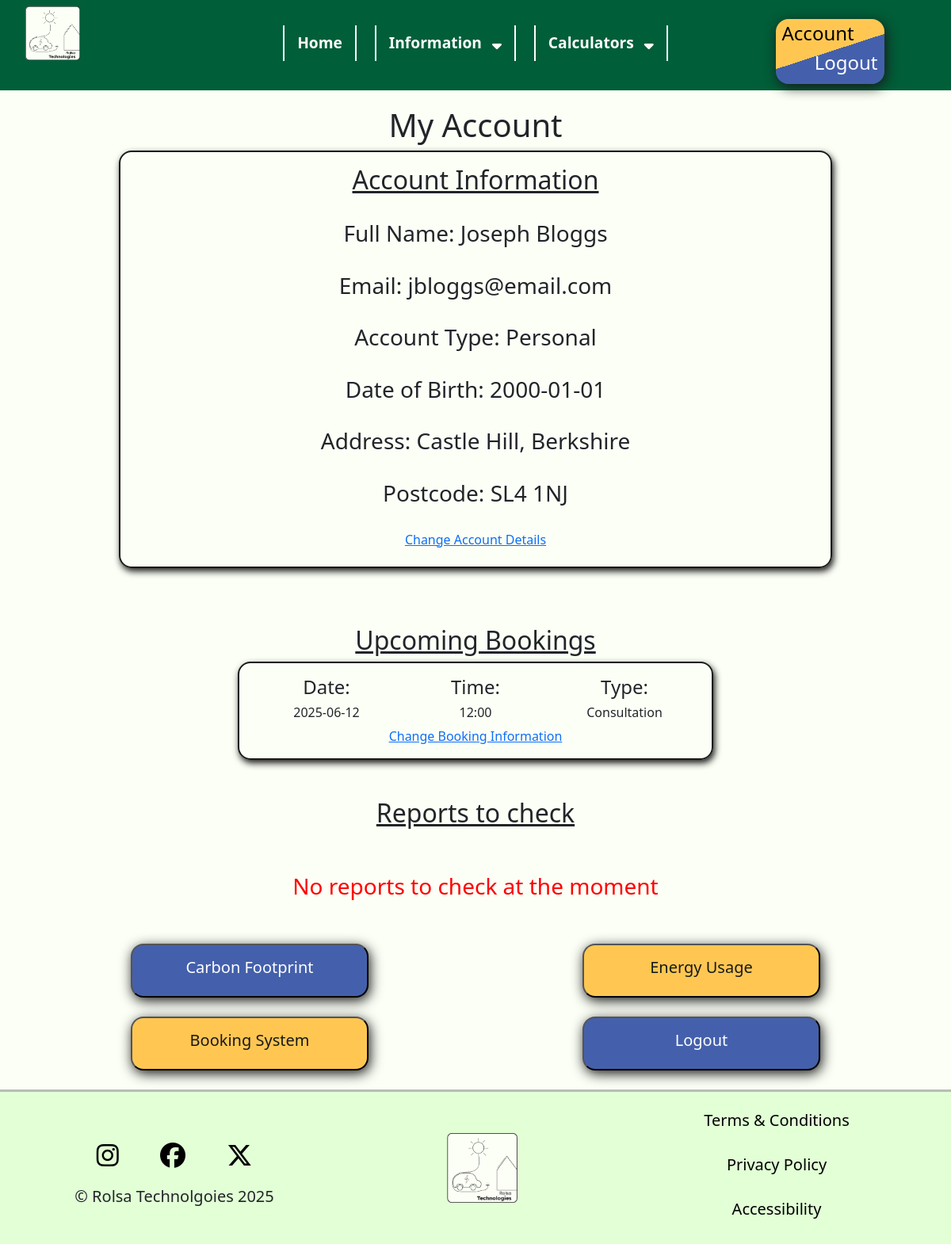
The page /account (signed in) on the database its author committed.
### tables this page shows
CREATE TABLE Personal(
    AccountID INTEGER NOT NULL,
    FullName VARCHAR(255) NOT NULL,
    DateOfBirth DATE,
    Address TEXT,
    Postcode VARCHAR(8),
    FOREIGN KEY (AccountID) REFERENCES Account(AccountID)
);

CREATE TABLE Account (
    AccountID INTEGER NOT NULL,
    Email BOOLEAN DEFAULT 1,
    Password VARCHAR(255) NOT NULL,
    AccountTypeID INTEGER DEFAULT 1,
    PRIMARY KEY (AccountID),
    FOREIGN KEY (AccountTypeID) REFERENCES AccountType(AccountTypeID)
);

CREATE TABLE AccountType (
    AccountTypeID INTEGER NOT NULL,
    Type VARCHAR(25) NOT NULL,
    PRIMARY KEY (AccountTypeID)
);

CREATE TABLE BookingType (
    BookingTypeID INTEGER NOT NULL,
    Title VARCHAR(25) NOT NULL,
    PRIMARY KEY (BookingTypeID)
);

### main.py (the view)
@app.route("/account")
def account():
    accountType = session.get('type', None)
    account = session.get('account', None)
    if account != None and accountType == 1 or accountType == 2:
        AccountInformation, BookingsInformation = Get.RetrieveInfo(account, "Account")
        ReportViewing = Get.ReportsToCheck(account)
        if AccountInformation['Address'] is None:
            return redirect("/change_account_details")
        return render_template("account.html", AccountInformation = AccountInformation, BookingsInformation = BookingsInformation, ReportViewing = ReportViewing)
    elif account != None and accountType == 3:
        return redirect("/admin")
    else:
        return redirect("/login")

### get.py (called while the page is built, shortened)
def ReportsToCheck(account):
    ReportViewing = {}
    con = sqlite3.connect("RolsaDB.db")
    cursor = con.cursor()
    cursor.execute("SELECT BR.ReportID, ForDateTime, S.FullName FROM BookingReport BR JOIN Report R ON BR.ReportID = R.ReportID JOIN Staff S ON R.StaffID = S.StaffID JOIN Booking B ON BR.ConsultationID = B.BookingID WHERE FollowUpID IS NULL AND B.AccountID = (SELECT AccountID FROM Account WHERE Email = ?)", (account,))
    Reports = cursor.fetchall()
    con.close()
    return ReportViewing

### main.py (called while the page is built)
@app.context_processor
def inject_global_data():
    return {
        "account": session.get('account', None), #email address is considered as account
        "type": session.get('type', None) #type is considered as account type (Personal, Business, Admin)
    }

### templates/account.html
{% extends "base.html" %}
{% block css %}
<link rel="stylesheet" href="{{ url_for('static', filename='css/account.css') }}">
{% endblock %}
{% block content %}
<h1>My Account</h1>
<div class="infobox">
    <center>
        <h2>Account Information</h2>
        <br>
        {% if AccountInformation.Type == "Personal" %}
          <h3>Full Name: {{ AccountInformation.FullName}}</h3><br>
        {% elif AccountInformation.Type == "Business" %}
          <h3>Business Name: {{ AccountInformation.FullName }}</h3><br>
        {% endif %}
        <h3>Email: {{ AccountInformation.Email }}</h3><br>
        <h3>Account Type: {{ AccountInformation.Type }} </h3><br>
        {% if AccountInformation.DateofBirth %}
        <h3>Date of Birth: {{ AccountInformation.DateofBirth }}</h3><br>
        {% elif AccountInformation.PhoneNumber %}
        <h3>Phone Number: {{ AccountInformation.PhoneNumber }}</h3><br>
        {% endif %}
        <h3>Address: {{ AccountInformation.Address }}</h3><br>
        <h3>Postcode: {{ AccountInformation.Postcode }}</h3><br>
        <h6><a href="{{ url_for('ChangeAccountDetails')}}">Change Account Details</a></h6>
    </center>
</div><br><br><br>
<h2>Upcoming Bookings</h2>
{% if BookingsInformation %}
{% for counter, booking in BookingsInformation.items() %}
<div class="bookingbox">
    <div class="container text-center">
        <div class="row align-items-center">
          <div class="col">
            <h4>Date:</h4>
            <h6>{{ booking.Date }}</h6>
          </div>
          <div class="col">
            <h4>Time:</h4>
            <h6>{{ booking.Time }}</h6>
          </div>
          <div class="col">
            <h4>Type:</h4>
            <h6>{{ booking.Type }}</h6>
          </div>
        </div>
    </div>
    <center>
    <a href="">Change Booking Information</a></center>
</div>
<br><br>
{% endfor %}
{% else %}
<br><br>
<h3 style="text-align: center; color: red;">You have no bookings at the moment</h3>
<br><br>
{% endif %}
<h2>Reports to check</h2>
{% if ReportViewing %}
{% for counter, report in ReportViewing.items() %}
  <div class="bookingbox">
    <div class="container text-center">
        <div class="row align-items-center">
          <div class="col">
            <h4>Staff:</h4>
            <h6>{{ report.Staff }}</h6>
          </div>
          <div class="col">
            <h4>Date:</h4>
            <h6>{{ report.Date }}</h6>
          </div>
          <div class="col">
            <button id="YellowButton" onclick="window.location.href='/view_report{{report.ReportID}}'"><strong>View Report</strong></button>
          </div>
        </div>
    </div>
  </div>
  <br><br>
{% endfor %}
{% else %}
<br><br>
<h3 style="text-align: center; color: red;">No reports to check at the moment</h3>
<br><br>
{% endif %}
<div class="container text-center">
    <div class="row align-items-center">
        <div class="col">
            <button id="BlueButton"><h5>Carbon Footprint</h5></button>
        </div>
        <div class="col">
            <button id="YellowButton"><h5>Energy Usage</h5></button>
        </div>
    </div>
</div>
<br>
<div class="container text-center">
    <div class="row align-items-start">
        <div class="col">
            <button id="YellowButton" onclick="window.location.href='{{ url_for('consultation')}}'"><h5>Booking System</h5></button>
        </div>
        <div class="col">
            <button id="BlueButton" onclick="window.location.href='/logout'"><h5>Logout</h5></button>
        </div>
    </div>
</div>
<br>
{% endblock%}

### static/css/general.css (style rules this page uses)
body { font-family: "Lexend", sans-serif; margin: 0; padding: 0; background-color: #FCFFF6 !important; color: #191919; }
h1 { text-align: center; margin-bottom: 1.5vh; }
h2 { text-align: center; text-decoration: underline; margin-top: 2vh; margin-bottom: 1vh; }
#BlueButton { background-color: #4460AC; color: white; padding: 2vh 4vh; border-radius: 2vh; min-width: 300px; max-width: 95%; box-shadow: 0.25vh 0.5vh 2vh #191919; transition: 0.25s; }
#YellowButton { background-color: #FFC752; color: #191919; padding: 2vh 4vh; border-radius: 2vh; min-width: 300px; max-width: 95%; box-shadow: 0.25vh 0.5vh 2vh #191919; transition: 0.25s; }

### static/css/account.css (style rules this page uses)
.infobox { width: 75%; margin-left: auto; margin-right: auto; padding: 2vh; border: 2px solid #191919; border-radius: 2vh; box-shadow: 0.25vh 0.5vh 1vh #191919; }
.bookingbox { width: 50%; margin-left: auto; margin-right: auto; padding: 2vh; border: 2px solid #191919; border-radius: 2vh; box-shadow: 0.25vh 0.5vh 1vh #191919; }

### rows shown on the page
Personal: FullName "Joseph Bloggs", DateofBirth "2000-01-01", Address "Castle Hill, Berkshire", Postcode "SL4 1NJ"
Account: Email "jbloggs@email.com"
AccountType: Type "Personal"
BookingType: Type "Consultation"

### other values the page prints
{{ booking.Date }} "2025-06-12"
{{ booking.Time }} "12:00"
